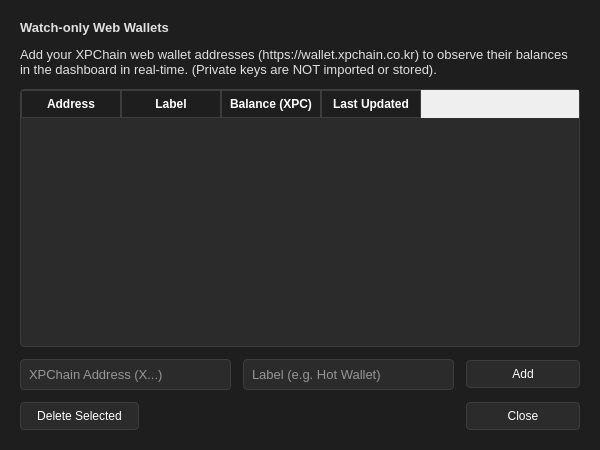
<?xml version="1.0" encoding="UTF-8"?>
<ui version="4.0">
 <class>WatchAddressDialog</class>
 <widget class="QDialog" name="WatchAddressDialog">
  <property name="geometry">
   <rect>
    <x>0</x>
    <y>0</y>
    <width>600</width>
    <height>450</height>
   </rect>
  </property>
  <property name="windowTitle">
   <string>Manage Watch-only Web Wallets</string>
  </property>
  <property name="styleSheet">
   <string notr="true">QDialog { background-color: #1e1e1e; color: #ffffff; }
QLabel { color: #e0e0e0; font-size: 13px; }
QLineEdit { background-color: #2b2b2b; color: #ffffff; border: 1px solid #3d3d3d; border-radius: 4px; padding: 6px; font-size: 13px; }
QLineEdit:focus { border: 1px solid #106ba3; }
QPushButton { background-color: #2b2b2b; color: #ffffff; border: 1px solid #3d3d3d; border-radius: 4px; padding: 6px 16px; min-width: 80px; }
QPushButton:hover { background-color: #106ba3; border: 1px solid #106ba3; color: #ffffff; font-weight: bold; }
QPushButton:pressed { background-color: #0d4f7a; }
QTableWidget { background-color: #2b2b2b; color: #ffffff; gridline-color: #3d3d3d; border: 1px solid #3d3d3d; border-radius: 4px; }
QHeaderView::section { background-color: #1e1e1e; color: #ffffff; padding: 4px; border: 1px solid #3d3d3d; font-weight: bold; }
QTableWidget::item:selected { background-color: #106ba3; color: #ffffff; }
</string>
  </property>
  <layout class="QVBoxLayout" name="verticalLayout">
   <property name="spacing">
    <number>12</number>
   </property>
   <property name="leftMargin">
    <number>20</number>
   </property>
   <property name="topMargin">
    <number>20</number>
   </property>
   <property name="rightMargin">
    <number>20</number>
   </property>
   <property name="bottomMargin">
    <number>20</number>
   </property>
   <item>
    <widget class="QLabel" name="titleLabel">
     <property name="font">
      <font>
       <pointsize>16</pointsize>
       <bold>true</bold>
      </font>
     </property>
     <property name="text">
      <string>Watch-only Web Wallets</string>
     </property>
    </widget>
   </item>
   <item>
    <widget class="QLabel" name="descLabel">
     <property name="text">
      <string>Add your XPChain web wallet addresses (https://wallet.xpchain.co.kr) to observe their balances in the dashboard in real-time. (Private keys are NOT imported or stored).</string>
     </property>
     <property name="wordWrap">
      <bool>true</bool>
     </property>
    </widget>
   </item>
   <item>
    <widget class="QTableWidget" name="addressTable">
     <column>
      <property name="text">
       <string>Address</string>
      </property>
     </column>
     <column>
      <property name="text">
       <string>Label</string>
      </property>
     </column>
     <column>
      <property name="text">
       <string>Balance (XPC)</string>
      </property>
     </column>
     <column>
      <property name="text">
       <string>Last Updated</string>
      </property>
     </column>
    </widget>
   </item>
   <item>
    <layout class="QHBoxLayout" name="inputLayout">
     <item>
      <widget class="QLineEdit" name="addressEdit">
       <property name="placeholderText">
        <string>XPChain Address (X...)</string>
       </property>
      </widget>
     </item>
     <item>
      <widget class="QLineEdit" name="labelEdit">
       <property name="placeholderText">
        <string>Label (e.g. Hot Wallet)</string>
       </property>
      </widget>
     </item>
     <item>
      <widget class="QPushButton" name="addButton">
       <property name="text">
        <string>Add</string>
       </property>
      </widget>
     </item>
    </layout>
   </item>
   <item>
    <layout class="QHBoxLayout" name="buttonLayout">
     <item>
      <widget class="QPushButton" name="deleteButton">
       <property name="text">
        <string>Delete Selected</string>
       </property>
      </widget>
     </item>
     <item>
      <spacer name="horizontalSpacer">
       <property name="orientation">
        <enum>Qt::Horizontal</enum>
       </property>
       <property name="sizeHint" stdset="0">
        <size>
         <width>40</width>
         <height>20</height>
        </size>
       </property>
      </spacer>
     </item>
     <item>
      <widget class="QPushButton" name="closeButton">
       <property name="text">
        <string>Close</string>
       </property>
      </widget>
     </item>
    </layout>
   </item>
  </layout>
 </widget>
 <resources/>
 <connections/>
</ui>
